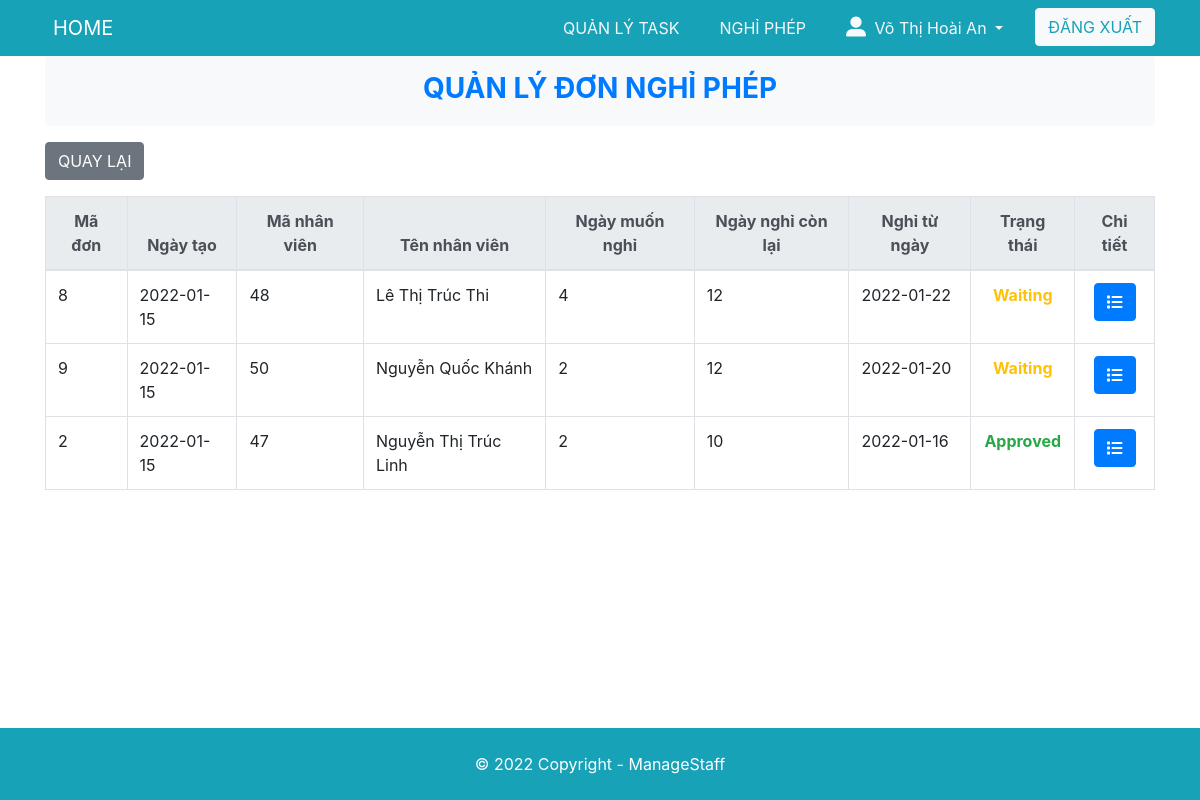
Page /nghiphep/Manager/list-nghiphep.php (signed in) on the committed database.
### tables this page shows
CREATE TABLE `dayOff` (
  `idDayOff` int(255) NOT NULL,
  `dayOff` int(255) DEFAULT NULL,
  `dayOffUsed` int(255) DEFAULT NULL,
  `dayOffWant` int(255) DEFAULT NULL,
  `dayOffLeft` int(255) DEFAULT NULL,
  `Status` varchar(255) DEFAULT NULL,
  `idStatus` int(255) DEFAULT NULL,
  `idPerson` int(255) DEFAULT NULL,
  `namePerson` varchar(255) DEFAULT NULL,
  `rolePerson` int(255) DEFAULT NULL,
  `idPersonPer` int(255) DEFAULT NULL,
  `namePersonPer` varchar(255) DEFAULT NULL,
  `fileDayOff` varchar(255) DEFAULT NULL,
  `reason` text,
  `dayOffFrom` varchar(255) DEFAULT NULL,
  `dayApplyOff` varchar(255) DEFAULT NULL,
  `idDepartment` varchar(255) DEFAULT NULL
);

### www/nghiphep/Manager/list-nghiphep.php (the view, shortened to what this page needs)
<?php
	$sql = "SELECT * FROM account where username = ?";
    $conn = connect_db();
    $stmt = $conn->prepare($sql);
    $stmt->bind_param("s", $_SESSION['user']);
	if (!$stmt->execute()) {
		return array(
			'code' => 2,
			'message' => 'An error occured: ' . $stmt->error,
		);
	}
	$result = $stmt->get_result();
    $data = $result->fetch_assoc();
    $idDepartmentM = $data['MaPB'];
?>
<!DOCTYPE html>
<html lang="en">
<head>
	<link rel="stylesheet" href="https://maxcdn.bootstrapcdn.com/bootstrap/4.5.2/css/bootstrap.min.css">
	<link rel="stylesheet" href="/style.css">
</head>
<body>
	<?php include '../../partial/header.php'?>
	<div class="container">
		<header class="text-center bg-light text-primary py-3 rounded">
			<h3 class="display-5 font-weight-bold mb-1 ">QUẢN LÝ ĐƠN NGHỈ PHÉP</h3>
		</header>
		<a href="index-nghiphep.php" id="create" class="btn btn-secondary mt-3 mb-3">QUAY LẠI</a>
		<table class="table table-bordered ">
		<thead class="thead-light">
			<tr class="text-center">
				<th>Mã đơn</th>
                <th>Ngày tạo</th>
                <th>Mã nhân viên</th>
				<th>Tên nhân viên</th>
				<th>Ngày muốn nghỉ</th>
				<th>Ngày nghỉ còn lại</th>
                <th>Nghỉ từ ngày</th>
				<th>Trạng thái</th>
                <th>Chi tiết</th>
			</tr>
		</thead>
		<?php
            $rolePerson = 3;
			$conn = connect_db();
			$sql = "SELECT * from dayOff where idDepartment=? and rolePerson=? ORDER BY dayApplyOff DESC, idStatus ASC ";
			$stm = $conn->prepare($sql);
            $stm->bind_param("si", $idDepartmentM, $rolePerson);
            if (!$stm->execute()) {
                return array(
                    'code' => 2,
                    'message' => 'An error occured: ' . $stm->error,
                );
            }
            $result = $stm->get_result();
			while ($data = $result->fetch_assoc()) {
                $idDayOff = $data['idDayOff'];
                $idPerson = $data['idPerson'];
                $namePerson = $data['namePerson'];
                $dayOffWant = $data['dayOffWant'];
                $dayOffLeft = $data['dayOffLeft'];
                $dayOffFrom = $data['dayOffFrom'];
                $dayApplyOff = $data['dayApplyOff'];
                $Status = $data['Status'];
		?>
		<tr>
			<td><?= $idDayOff ?></td>
			<td><?= $dayApplyOff ?></td>
			<td><?= $idPerson ?></td>
			<td><?= $namePerson ?></td>
			<td><?= $dayOffWant ?></td>
            <td><?= $dayOffLeft ?></td>
            <td><?= $dayOffFrom ?></td>
            <?php if($Status == "Waiting"){?>
                <td class="text-warning font-weight-bold text-center"><?= $Status ?></td>
            <?php }?>
			<?php if($Status == "Approved"){?>
                <td class="text-success font-weight-bold text-center"><?= $Status ?></td>
            <?php }?>
			<td class="text-center">
				<a href="<?php echo 'details-nghiphep.php?id='.$idDayOff; ?>" class="btn btn-primary"><i class="fas fa-list"></i></a>
			</td>
		</tr>
		<?php
			}
		?>
	</table>
	</div>
	<?php include '../../partial/footer.php'?>
</body>
</html>

### www/style.css (style rules this page uses)
body { min-height: 100vh; margin: 0; padding: 0; display: flex; flex-direction: column; }

### rows in the picture
dayoff: idDayOff "8", dayApplyOff "2022-01-15", idPerson "48", namePerson "Lê Thị Trúc Thi", dayOffWant "4", dayOffLeft "12", dayOffFrom "2022-01-22", Status "Waiting"
dayoff: idDayOff "9", dayApplyOff "2022-01-15", idPerson "50", namePerson "Nguyễn Quốc Khánh", dayOffWant "2", dayOffLeft "12", dayOffFrom "2022-01-20", Status "Waiting"
dayoff: idDayOff "2", dayApplyOff "2022-01-15", idPerson "47", namePerson "Nguyễn Thị Trúc Linh", dayOffWant "2", dayOffLeft "10", dayOffFrom "2022-01-16", Status "Approved"

### other values in the picture
$_SESSION['name'] "Võ Thị Hoài An"
